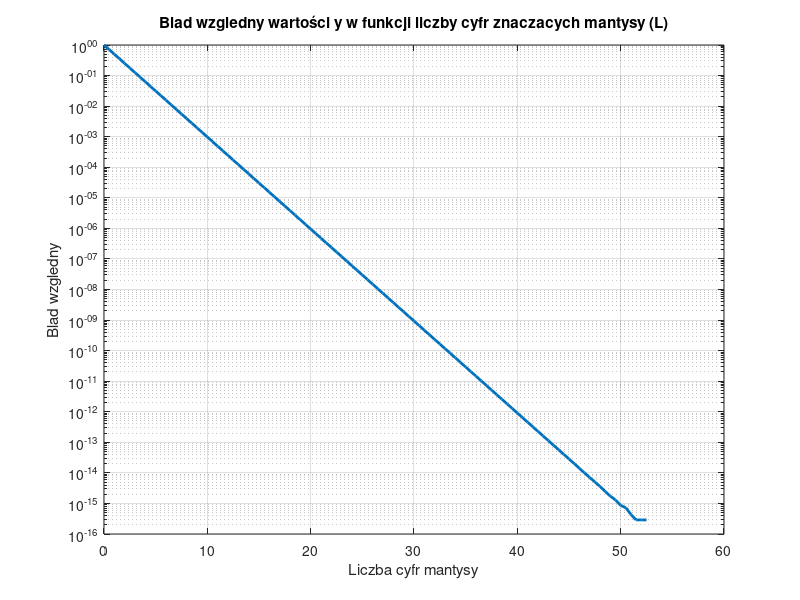

Recreate this plot in MATLAB.
%inicjalizacja zmiennych
r = 0.01;
theta = pi/8;
phi = pi/4;
l = 0:0.5:60;

%funkcja zwracajaca wartosc y
function out = y(r, theta, phi)
    out = r .* sin(theta) .* phi;
end

%funkcja zwracajaca y zaburzone bledem wzglednym 2^{-l}
function out = y_err(y, l)
    out = y .* (1 + 2 .^ (-l));
end

% Wywolanie funkcji dla obliczenia dokladnej wartości y
y_exact = y(r, theta, phi);

% Obliczanie y z bledem wzglednym
y_dist = y_err(y_exact, l);

%funkcaj zwracajaca blad wzgledny
function out = error(y_acc, y_err)
    out = (y_err - y_acc) ./ y_acc; 
end

% Obliczenie bledu wzglednego
error_y = error(y_exact, y_dist);

% Tworzenie wykresu
figure;
semilogy(l, error_y, 'LineWidth', 2);
xlabel('Liczba cyfr mantysy');
ylabel('Blad wzgledny');
title('Blad wzgledny wartości y w funkcji liczby cyfr znaczacych mantysy (L)');
grid on;
